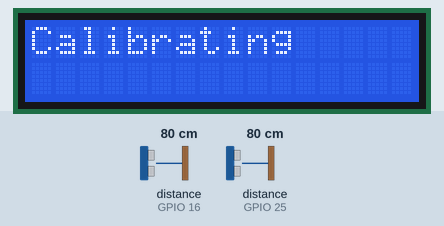
A program run on a simulated ESP32. Parts: 16×2 character LCD. The inputs (shaded band) are chosen by the test bench; at power-on: distance to the obstacle (sensors on GPIO 16, GPIO 25) 80 cm. The echo pulse lasts 58.3 µs per cm; what the program prints to the serial monitor is not drawn.

Above: at 0.1 s.
At 3.2 s:
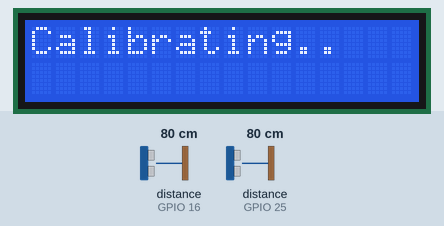
At 5.3 s:
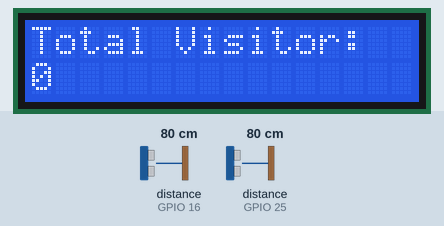

The program:

main.cpp
```cpp
#include <Arduino.h>
#include <LiquidCrystal_I2C.h>
#include <NewPing.h>

#define IN_TRIG 26
#define IN_ECHO 25
#define OUT_TRIG 17
#define OUT_ECHO 16

void idleState();
void visitorIn();
void visitorOut();

NewPing inSensor(IN_TRIG, IN_ECHO);
NewPing outSensor(OUT_TRIG, OUT_ECHO);

LiquidCrystal_I2C lcd(0x27, 16, 2);
int visitorCount = 0;
int state = 0;
int inDistanceRef = 0;
int outDistanceRef = 0;
int inDistance = 0;
int outDistance = 0;
bool helper = false;

const int threshold = 10; // Reading threshold before detecting person (in cm)
const int timeout = 5000; // Timeout to implement WDT

void setup() {
  // put your setup code here, to run once:
  Serial.begin(115200);
  Serial.println("Hello, ESP32!");
  lcd.init();
  lcd.backlight();
  // set cursor to first column, first row
  lcd.setCursor(0, 0);
  // print message
  lcd.print("Calibrating");
  for (int i = 0; i < 10; i++) {
    inDistanceRef += inSensor.ping_cm();
    outDistanceRef += outSensor.ping_cm();
    delay(500);
    if ((i+1) % 3 == 0) lcd.print(".");
  }
  inDistanceRef = inDistanceRef / 10 - threshold;
  outDistanceRef = outDistanceRef / 10 - threshold;

  lcd.clear();
  lcd.setCursor(0,0);
  lcd.print("Total Visitor:");
}

void loop() {
  lcd.setCursor(0,1);
  lcd.print(visitorCount);

  inDistance = inSensor.ping_cm();
  outDistance = outSensor.ping_cm();

  switch (state) {
    case 0:
      idleState();
      break;
    case 1:
      visitorIn();
      break;
    case 2:
      visitorOut();
      break;
  }
}

void idleState() {
  if (outDistance < outDistanceRef) state = 1;
  else if (inDistance < inDistanceRef) state = 2;
}

void visitorIn() {
  if (inDistance < inDistanceRef) helper = true;
  else if (helper == true) {
    state = 0;
    helper = false;
    visitorCount += 1;
  }
}

void visitorOut() {
  if (outDistance < outDistanceRef) helper = true;
  else if (helper == true) {
    state = 0;
    helper = false;
    visitorCount -= 1;
  }
}
```
